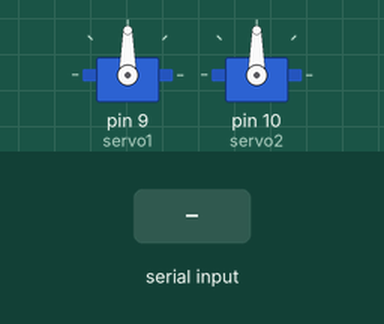
Recording of a sketch running on a simulated Arduino Uno, built with avr-gcc and run on an emulated ATmega328P. On the bench: 2 × servo. Inputs (shaded band) come from the test bench. What the sketch prints to the serial monitor is not drawn.

Above: at 1.0 s.
1.1 s: ";" received over Serial
At 2.0 s:
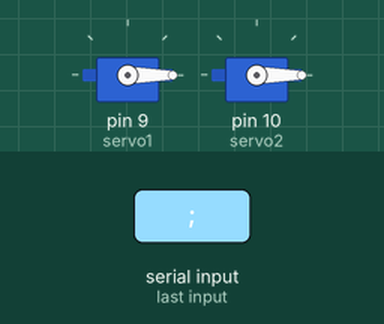
Timing chart, 0 to 4.1 s (numbered marks = the images above; inputs shaded):
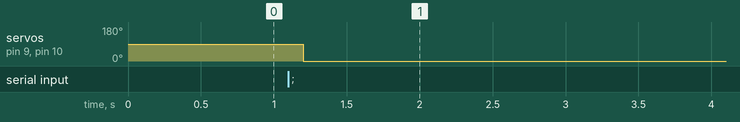

The sketch:

pantilt.ino
```cpp
#include <Servo.h>

Servo servo1;
Servo servo2;

char incomingByte = 0;
String packet = "";
int append = 0;

//float ang1 = 0.0;
//float ang2 = 0.0;
int dist = 0;

int ang1_r = 0;
int ang2_r = 0;

//float ang1_0 = 0.0;
//float ang1_1 = 0.0;
//float ang2_0 = 0.0;
//float ang2_1 = 0.0;
//float delta_ang1;
//float delta_ang2;

void setup() {
  servo1.attach(9);
  servo2.attach(10);
  Serial.begin(9600);
  servo1.write(90);
  servo2.write(90);
  establishContact();

}

void establishContact() {
  while (Serial.available() <= 0) {
    Serial.print('A');   // send a capital A
    delay(300);
  }

}

int convert2int(String a){
  int dot = a.indexOf('.');
  String b = a.substring(0,dot-1);
  b.trim();
  return b.toInt();
}

void parsepacket(String packet1){
    int len = packet1.length();
    packet1.remove(0,1);
    packet1[len-2]='\0';
    int cmaIdx = packet1.indexOf(',');
    int scmaIdx = packet1.indexOf(',',cmaIdx+1);
    String sTheta = packet1.substring(0,cmaIdx-1);
    String sPhi = packet1.substring(cmaIdx+2,scmaIdx);
    String sDist = packet1.substring(scmaIdx+2);


//    String sThetat= "80.9";
//    String sPhit = "91.05";
//    String sDistt = "60.1";

    Serial.print("before:");
    Serial.print(sTheta);
    Serial.print("\t");
//    Serial.println(sTheta.length());
    Serial.print(sPhi);
    Serial.print("\t");
//    Serial.println(sPhi.length());
    Serial.println(sDist);
//    Serial.println(sDist.length());

    ang1_r = convert2int(sTheta);
    ang2_r = convert2int(sPhi);
    dist = convert2int(sDist);
    Serial.print("after:");
    Serial.print(ang1_r);
    Serial.print("\t");
    Serial.print(ang2_r);
    Serial.print("\t");
    Serial.println(dist);
}

void loop() {
    if (Serial.available() > 0) {
        // read the incoming byte:
        incomingByte = Serial.read();
        if(incomingByte ==';'){
          parsepacket(packet);
//          ang1_0 = ang1_1;
//          ang1_1 = ang1_r;
//          ang2_0 = ang2_1;
//          ang2_1 = ang2_r;
//
//          delta_ang1 = ang1_1 - ang1_0;
//          delta_ang2 = ang2_1 - ang2_0;
//
//          ang1 = ang1 + delta_ang1;
//          ang2 = ang2 + delta_ang2;
//          Serial.println(packet);
//          Serial.println(ang1);
          Serial.println(ang1_r);
//          Serial.print("\t");
//          Serial.println(ang2_r);
          servo1.write(ang1_r);
          servo2.write(ang2_r);
          packet="";

        }
        else{
          packet+=incomingByte;
        }
    }
    else{
      establishContact();
    }
}


////================================= motor =================================//
//
//#include <Wire.h>
//#include <Adafruit_MotorShield.h>
//#include "utility/Adafruit_MS_PWMServoDriver.h"
//
////Stack
////Creating motor shield object w/ default I2C address
//Adafruit_MotorShield AFMS = Adafruit_MotorShield();
//
////setting the motor
//Adafruit_DCMotor *motorR = AFMS.getMotor(2); //right motor
//Adafruit_DCMotor *motorL = AFMS.getMotor(1); //left motor
//
//int dist;
//
//void setup() {
//  //setup motor
//  Serial.begin(9600); //setting up Serial library at 9600 bps
//  AFMS.begin(); //create with default frequency 1.6kHz
//  //starting direction (forward, backward, release)
//  motorL->run(BACKWARD);
//  motorR->run(FORWARD);
//}
//
//void goStraight() {
//  motorR->setSpeed(20);
//  motorL->setSpeed(20);
//}
//
//void turnLeft() {
//  motorR->setSpeed(40);
//  motorL->setSpeed(20);
//}
//
//void turnRight() {
//  motorR->setSpeed(20);
//  motorL->setSpeed(40);
//}
//
//void loop() {
//  if (dist <= 10) {             // if there is not detected face(dist = 0? or -1?) or the distance is too close, break
//    break;
//  }
//  else {
//    if (ang1 >= -5 and ang1 <= 5) {
//      goStraight();
//    }
//    else if (ang1 >= 0) {
//      turnRight();
//    }
//    else if (ang1 <= 0) {
//      turnLeft();
//    }
//  }
//  Serial.print(dist);
//  Serial.print("\t");
//  Serial.print(ang1);
//  Serial.print("\t");
//  Serial.println(ang2);
//}
```

Measured:
- after the input at 1.1 s, servo on pin 9 (servo1), servo on pin 10 (servo2): 90° → 0° after 0.10 s
